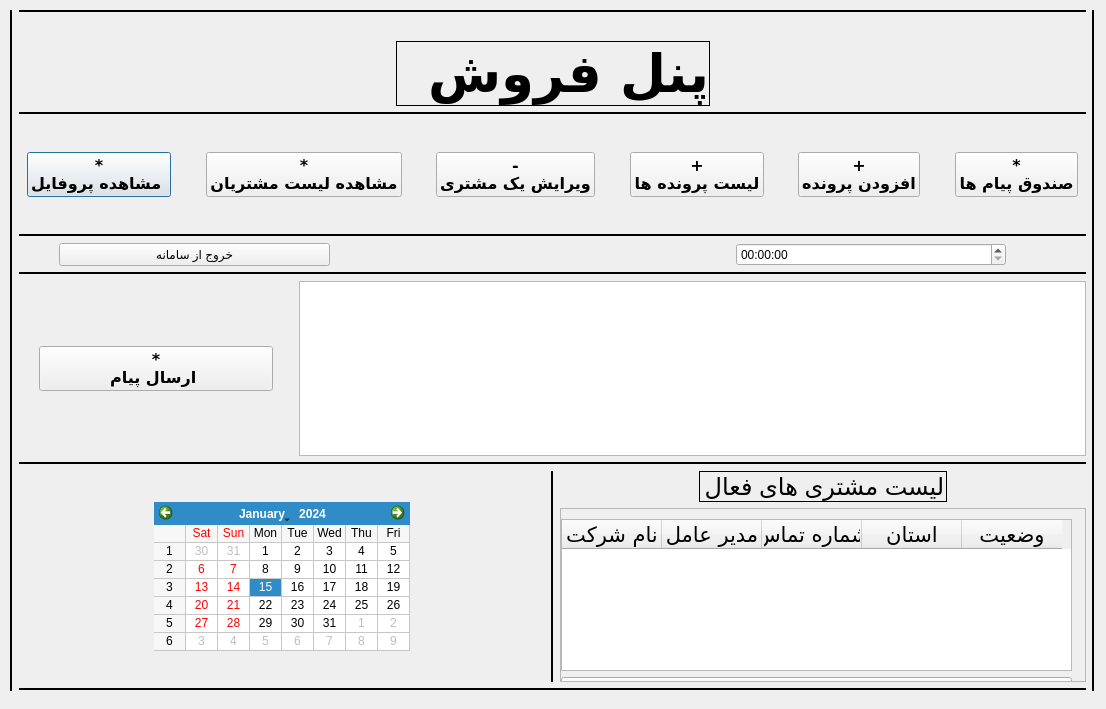
<?xml version="1.0" encoding="UTF-8"?>
<ui version="4.0">
 <class>Marketing</class>
 <widget class="QDialog" name="Marketing">
  <property name="geometry">
   <rect>
    <x>0</x>
    <y>0</y>
    <width>1106</width>
    <height>709</height>
   </rect>
  </property>
  <property name="windowTitle">
   <string>Dialog</string>
  </property>
  <widget class="QWidget" name="layoutWidget">
   <property name="geometry">
    <rect>
     <x>10</x>
     <y>10</y>
     <width>1085</width>
     <height>681</height>
    </rect>
   </property>
   <layout class="QHBoxLayout" name="horizontalLayout_7">
    <item>
     <spacer name="horizontalSpacer_17">
      <property name="orientation">
       <enum>Qt::Horizontal</enum>
      </property>
      <property name="sizeType">
       <enum>QSizePolicy::Maximum</enum>
      </property>
      <property name="sizeHint" stdset="0">
       <size>
        <width>40</width>
        <height>20</height>
       </size>
      </property>
     </spacer>
    </item>
    <item>
     <widget class="Line" name="line_7">
      <property name="frameShadow">
       <enum>QFrame::Plain</enum>
      </property>
      <property name="lineWidth">
       <number>2</number>
      </property>
      <property name="orientation">
       <enum>Qt::Vertical</enum>
      </property>
     </widget>
    </item>
    <item>
     <layout class="QVBoxLayout" name="verticalLayout_7">
      <item>
       <layout class="QVBoxLayout" name="verticalLayout_2">
        <item>
         <widget class="Line" name="line_5">
          <property name="frameShadow">
           <enum>QFrame::Plain</enum>
          </property>
          <property name="lineWidth">
           <number>2</number>
          </property>
          <property name="orientation">
           <enum>Qt::Horizontal</enum>
          </property>
         </widget>
        </item>
        <item>
         <spacer name="verticalSpacer_12">
          <property name="orientation">
           <enum>Qt::Vertical</enum>
          </property>
          <property name="sizeHint" stdset="0">
           <size>
            <width>20</width>
            <height>40</height>
           </size>
          </property>
         </spacer>
        </item>
        <item>
         <layout class="QHBoxLayout" name="horizontalLayout">
          <item>
           <spacer name="horizontalSpacer">
            <property name="orientation">
             <enum>Qt::Horizontal</enum>
            </property>
            <property name="sizeHint" stdset="0">
             <size>
              <width>40</width>
              <height>20</height>
             </size>
            </property>
           </spacer>
          </item>
          <item>
           <widget class="QLabel" name="suport_title">
            <property name="font">
             <font>
              <family>B Nazanin</family>
              <pointsize>40</pointsize>
              <weight>75</weight>
              <bold>true</bold>
             </font>
            </property>
            <property name="focusPolicy">
             <enum>Qt::ClickFocus</enum>
            </property>
            <property name="frameShape">
             <enum>QFrame::Box</enum>
            </property>
            <property name="text">
             <string>پنل فروش</string>
            </property>
           </widget>
          </item>
          <item>
           <spacer name="horizontalSpacer_2">
            <property name="orientation">
             <enum>Qt::Horizontal</enum>
            </property>
            <property name="sizeHint" stdset="0">
             <size>
              <width>40</width>
              <height>20</height>
             </size>
            </property>
           </spacer>
          </item>
         </layout>
        </item>
       </layout>
      </item>
      <item>
       <widget class="Line" name="line_4">
        <property name="windowModality">
         <enum>Qt::ApplicationModal</enum>
        </property>
        <property name="frameShadow">
         <enum>QFrame::Plain</enum>
        </property>
        <property name="lineWidth">
         <number>2</number>
        </property>
        <property name="orientation">
         <enum>Qt::Horizontal</enum>
        </property>
       </widget>
      </item>
      <item>
       <layout class="QVBoxLayout" name="verticalLayout_3">
        <item>
         <spacer name="verticalSpacer_10">
          <property name="orientation">
           <enum>Qt::Vertical</enum>
          </property>
          <property name="sizeHint" stdset="0">
           <size>
            <width>20</width>
            <height>40</height>
           </size>
          </property>
         </spacer>
        </item>
        <item>
         <layout class="QHBoxLayout" name="horizontalLayout_2">
          <item>
           <spacer name="horizontalSpacer_11">
            <property name="orientation">
             <enum>Qt::Horizontal</enum>
            </property>
            <property name="sizeType">
             <enum>QSizePolicy::Maximum</enum>
            </property>
            <property name="sizeHint" stdset="0">
             <size>
              <width>20</width>
              <height>20</height>
             </size>
            </property>
           </spacer>
          </item>
          <item>
           <widget class="QPushButton" name="see_prof">
            <property name="font">
             <font>
              <family>B Nazanin</family>
              <pointsize>12</pointsize>
              <weight>75</weight>
              <bold>true</bold>
             </font>
            </property>
            <property name="toolTip">
             <string>&lt;html&gt;&lt;head/&gt;&lt;body&gt;&lt;p align=&quot;center&quot;&gt;&lt;span style=&quot; font-size:6pt;&quot;&gt;برای مشاهده اطلاعات شخصیتان کیلک کنید&lt;/span&gt;&lt;/p&gt;&lt;/body&gt;&lt;/html&gt;</string>
            </property>
            <property name="layoutDirection">
             <enum>Qt::RightToLeft</enum>
            </property>
            <property name="text">
             <string>*
مشاهده پروفایل </string>
            </property>
            <property name="checkable">
             <bool>false</bool>
            </property>
            <property name="autoRepeat">
             <bool>false</bool>
            </property>
            <property name="autoRepeatDelay">
             <number>300</number>
            </property>
           </widget>
          </item>
          <item>
           <spacer name="horizontalSpacer_13">
            <property name="orientation">
             <enum>Qt::Horizontal</enum>
            </property>
            <property name="sizeType">
             <enum>QSizePolicy::Maximum</enum>
            </property>
            <property name="sizeHint" stdset="0">
             <size>
              <width>40</width>
              <height>20</height>
             </size>
            </property>
           </spacer>
          </item>
          <item>
           <widget class="QPushButton" name="see_clt">
            <property name="font">
             <font>
              <family>B Nazanin</family>
              <pointsize>12</pointsize>
              <weight>75</weight>
              <bold>true</bold>
             </font>
            </property>
            <property name="toolTip">
             <string>&lt;html&gt;&lt;head/&gt;&lt;body&gt;&lt;p align=&quot;center&quot;&gt;&lt;span style=&quot; font-size:6pt;&quot;&gt;.برای مشاهده لیست مشترین کیلک کنید&lt;/span&gt;&lt;/p&gt;&lt;/body&gt;&lt;/html&gt;</string>
            </property>
            <property name="layoutDirection">
             <enum>Qt::RightToLeft</enum>
            </property>
            <property name="text">
             <string>*
مشاهده لیست مشتریان</string>
            </property>
            <property name="checkable">
             <bool>false</bool>
            </property>
            <property name="autoRepeat">
             <bool>false</bool>
            </property>
            <property name="autoRepeatDelay">
             <number>300</number>
            </property>
           </widget>
          </item>
          <item>
           <spacer name="horizontalSpacer_15">
            <property name="orientation">
             <enum>Qt::Horizontal</enum>
            </property>
            <property name="sizeType">
             <enum>QSizePolicy::Maximum</enum>
            </property>
            <property name="sizeHint" stdset="0">
             <size>
              <width>40</width>
              <height>20</height>
             </size>
            </property>
           </spacer>
          </item>
          <item>
           <widget class="QPushButton" name="Del_clt">
            <property name="font">
             <font>
              <family>B Nazanin</family>
              <pointsize>12</pointsize>
              <weight>75</weight>
              <bold>true</bold>
             </font>
            </property>
            <property name="toolTip">
             <string>&lt;html&gt;&lt;head/&gt;&lt;body&gt;&lt;p align=&quot;center&quot;&gt;&lt;span style=&quot; font-size:6pt;&quot;&gt;.برای ویرایش اطلاعات یک کلیک کنید&lt;/span&gt;&lt;/p&gt;&lt;/body&gt;&lt;/html&gt;</string>
            </property>
            <property name="layoutDirection">
             <enum>Qt::RightToLeft</enum>
            </property>
            <property name="text">
             <string>-
ویرایش یک مشتری</string>
            </property>
            <property name="checkable">
             <bool>false</bool>
            </property>
            <property name="autoRepeat">
             <bool>false</bool>
            </property>
            <property name="autoRepeatDelay">
             <number>300</number>
            </property>
           </widget>
          </item>
          <item>
           <spacer name="horizontalSpacer_16">
            <property name="orientation">
             <enum>Qt::Horizontal</enum>
            </property>
            <property name="sizeType">
             <enum>QSizePolicy::Maximum</enum>
            </property>
            <property name="sizeHint" stdset="0">
             <size>
              <width>40</width>
              <height>20</height>
             </size>
            </property>
           </spacer>
          </item>
          <item>
           <widget class="QPushButton" name="ProjectList">
            <property name="font">
             <font>
              <family>B Nazanin</family>
              <pointsize>12</pointsize>
              <weight>75</weight>
              <bold>true</bold>
             </font>
            </property>
            <property name="toolTip">
             <string>&lt;html&gt;&lt;head/&gt;&lt;body&gt;&lt;p align=&quot;center&quot;&gt;&lt;span style=&quot; font-size:6pt;&quot;&gt;برای افزودن یک مشتری جدید کلیک کنید.&lt;/span&gt;&lt;/p&gt;&lt;/body&gt;&lt;/html&gt;</string>
            </property>
            <property name="layoutDirection">
             <enum>Qt::RightToLeft</enum>
            </property>
            <property name="text">
             <string>+
لیست پرونده ها</string>
            </property>
            <property name="checkable">
             <bool>false</bool>
            </property>
            <property name="autoRepeat">
             <bool>false</bool>
            </property>
            <property name="autoRepeatDelay">
             <number>300</number>
            </property>
            <property name="autoDefault">
             <bool>false</bool>
            </property>
            <property name="default">
             <bool>false</bool>
            </property>
            <property name="flat">
             <bool>false</bool>
            </property>
           </widget>
          </item>
          <item>
           <spacer name="horizontalSpacer_20">
            <property name="orientation">
             <enum>Qt::Horizontal</enum>
            </property>
            <property name="sizeHint" stdset="0">
             <size>
              <width>40</width>
              <height>20</height>
             </size>
            </property>
           </spacer>
          </item>
          <item>
           <widget class="QPushButton" name="AddProject">
            <property name="font">
             <font>
              <family>B Nazanin</family>
              <pointsize>12</pointsize>
              <weight>75</weight>
              <bold>true</bold>
             </font>
            </property>
            <property name="toolTip">
             <string>&lt;html&gt;&lt;head/&gt;&lt;body&gt;&lt;p align=&quot;center&quot;&gt;&lt;span style=&quot; font-size:6pt;&quot;&gt;برای افزودن یک مشتری جدید کلیک کنید.&lt;/span&gt;&lt;/p&gt;&lt;/body&gt;&lt;/html&gt;</string>
            </property>
            <property name="layoutDirection">
             <enum>Qt::RightToLeft</enum>
            </property>
            <property name="text">
             <string>+
افزودن پرونده</string>
            </property>
            <property name="checkable">
             <bool>false</bool>
            </property>
            <property name="autoRepeat">
             <bool>false</bool>
            </property>
            <property name="autoRepeatDelay">
             <number>300</number>
            </property>
            <property name="autoDefault">
             <bool>false</bool>
            </property>
            <property name="default">
             <bool>false</bool>
            </property>
            <property name="flat">
             <bool>false</bool>
            </property>
           </widget>
          </item>
          <item>
           <spacer name="horizontalSpacer_14">
            <property name="orientation">
             <enum>Qt::Horizontal</enum>
            </property>
            <property name="sizeHint" stdset="0">
             <size>
              <width>40</width>
              <height>20</height>
             </size>
            </property>
           </spacer>
          </item>
          <item>
           <widget class="QPushButton" name="Inbox">
            <property name="font">
             <font>
              <family>B Nazanin</family>
              <pointsize>12</pointsize>
              <weight>75</weight>
              <bold>true</bold>
             </font>
            </property>
            <property name="toolTip">
             <string>&lt;html&gt;&lt;head/&gt;&lt;body&gt;&lt;p align=&quot;center&quot;&gt;&lt;span style=&quot; font-size:6pt;&quot;&gt;.برای ویرایش اطلاعات یک کلیک کنید&lt;/span&gt;&lt;/p&gt;&lt;/body&gt;&lt;/html&gt;</string>
            </property>
            <property name="layoutDirection">
             <enum>Qt::RightToLeft</enum>
            </property>
            <property name="text">
             <string>*
صندوق پیام ها</string>
            </property>
            <property name="checkable">
             <bool>false</bool>
            </property>
            <property name="autoRepeat">
             <bool>false</bool>
            </property>
            <property name="autoRepeatDelay">
             <number>300</number>
            </property>
           </widget>
          </item>
          <item>
           <spacer name="horizontalSpacer_12">
            <property name="orientation">
             <enum>Qt::Horizontal</enum>
            </property>
            <property name="sizeType">
             <enum>QSizePolicy::Maximum</enum>
            </property>
            <property name="sizeHint" stdset="0">
             <size>
              <width>20</width>
              <height>20</height>
             </size>
            </property>
           </spacer>
          </item>
         </layout>
        </item>
        <item>
         <spacer name="verticalSpacer_11">
          <property name="orientation">
           <enum>Qt::Vertical</enum>
          </property>
          <property name="sizeHint" stdset="0">
           <size>
            <width>20</width>
            <height>40</height>
           </size>
          </property>
         </spacer>
        </item>
       </layout>
      </item>
      <item>
       <widget class="Line" name="line_3">
        <property name="windowModality">
         <enum>Qt::ApplicationModal</enum>
        </property>
        <property name="frameShadow">
         <enum>QFrame::Plain</enum>
        </property>
        <property name="lineWidth">
         <number>2</number>
        </property>
        <property name="orientation">
         <enum>Qt::Horizontal</enum>
        </property>
       </widget>
      </item>
      <item>
       <layout class="QVBoxLayout" name="verticalLayout_4">
        <item>
         <layout class="QHBoxLayout" name="horizontalLayout_3">
          <item>
           <spacer name="horizontalSpacer_19">
            <property name="orientation">
             <enum>Qt::Horizontal</enum>
            </property>
            <property name="sizeType">
             <enum>QSizePolicy::Maximum</enum>
            </property>
            <property name="sizeHint" stdset="0">
             <size>
              <width>40</width>
              <height>20</height>
             </size>
            </property>
           </spacer>
          </item>
          <item>
           <widget class="QPushButton" name="logout">
            <property name="text">
             <string>خروج از سامانه</string>
            </property>
           </widget>
          </item>
          <item>
           <spacer name="horizontalSpacer_3">
            <property name="orientation">
             <enum>Qt::Horizontal</enum>
            </property>
            <property name="sizeType">
             <enum>QSizePolicy::Maximum</enum>
            </property>
            <property name="sizeHint" stdset="0">
             <size>
              <width>400</width>
              <height>20</height>
             </size>
            </property>
           </spacer>
          </item>
          <item>
           <widget class="QTimeEdit" name="timeEdit">
            <property name="currentSection">
             <enum>QDateTimeEdit::HourSection</enum>
            </property>
           </widget>
          </item>
          <item>
           <spacer name="horizontalSpacer_6">
            <property name="orientation">
             <enum>Qt::Horizontal</enum>
            </property>
            <property name="sizeType">
             <enum>QSizePolicy::Maximum</enum>
            </property>
            <property name="sizeHint" stdset="0">
             <size>
              <width>80</width>
              <height>20</height>
             </size>
            </property>
           </spacer>
          </item>
         </layout>
        </item>
       </layout>
      </item>
      <item>
       <widget class="Line" name="line_2">
        <property name="frameShadow">
         <enum>QFrame::Plain</enum>
        </property>
        <property name="lineWidth">
         <number>2</number>
        </property>
        <property name="orientation">
         <enum>Qt::Horizontal</enum>
        </property>
       </widget>
      </item>
      <item>
       <layout class="QVBoxLayout" name="verticalLayout_5">
        <item>
         <layout class="QHBoxLayout" name="horizontalLayout_4">
          <item>
           <spacer name="horizontalSpacer_4">
            <property name="orientation">
             <enum>Qt::Horizontal</enum>
            </property>
            <property name="sizeType">
             <enum>QSizePolicy::Maximum</enum>
            </property>
            <property name="sizeHint" stdset="0">
             <size>
              <width>20</width>
              <height>20</height>
             </size>
            </property>
           </spacer>
          </item>
          <item>
           <widget class="QPushButton" name="see_prof_2">
            <property name="font">
             <font>
              <family>B Nazanin</family>
              <pointsize>12</pointsize>
              <weight>75</weight>
              <bold>true</bold>
             </font>
            </property>
            <property name="toolTip">
             <string>&lt;html&gt;&lt;head/&gt;&lt;body&gt;&lt;p&gt;برای افزودن کارمند جدید کلیک کنید.&lt;/p&gt;&lt;/body&gt;&lt;/html&gt;</string>
            </property>
            <property name="layoutDirection">
             <enum>Qt::RightToLeft</enum>
            </property>
            <property name="text">
             <string>*
            ارسال پیام             </string>
            </property>
            <property name="checkable">
             <bool>false</bool>
            </property>
            <property name="autoRepeat">
             <bool>false</bool>
            </property>
            <property name="autoRepeatDelay">
             <number>300</number>
            </property>
           </widget>
          </item>
          <item>
           <spacer name="horizontalSpacer_5">
            <property name="orientation">
             <enum>Qt::Horizontal</enum>
            </property>
            <property name="sizeType">
             <enum>QSizePolicy::Maximum</enum>
            </property>
            <property name="sizeHint" stdset="0">
             <size>
              <width>20</width>
              <height>20</height>
             </size>
            </property>
           </spacer>
          </item>
          <item>
           <layout class="QVBoxLayout" name="verticalLayout_8">
            <item>
             <widget class="QTextEdit" name="messageText"/>
            </item>
           </layout>
          </item>
         </layout>
        </item>
       </layout>
      </item>
      <item>
       <widget class="Line" name="line">
        <property name="frameShadow">
         <enum>QFrame::Plain</enum>
        </property>
        <property name="lineWidth">
         <number>2</number>
        </property>
        <property name="orientation">
         <enum>Qt::Horizontal</enum>
        </property>
       </widget>
      </item>
      <item>
       <layout class="QHBoxLayout" name="horizontalLayout_8">
        <item>
         <layout class="QVBoxLayout" name="verticalLayout">
          <item>
           <spacer name="verticalSpacer">
            <property name="orientation">
             <enum>Qt::Vertical</enum>
            </property>
            <property name="sizeHint" stdset="0">
             <size>
              <width>20</width>
              <height>40</height>
             </size>
            </property>
           </spacer>
          </item>
          <item>
           <layout class="QHBoxLayout" name="horizontalLayout_5">
            <item>
             <spacer name="horizontalSpacer_7">
              <property name="orientation">
               <enum>Qt::Horizontal</enum>
              </property>
              <property name="sizeHint" stdset="0">
               <size>
                <width>40</width>
                <height>20</height>
               </size>
              </property>
             </spacer>
            </item>
            <item>
             <widget class="QCalendarWidget" name="calendarWidget">
              <property name="firstDayOfWeek">
               <enum>Qt::Saturday</enum>
              </property>
              <property name="gridVisible">
               <bool>true</bool>
              </property>
              <property name="selectionMode">
               <enum>QCalendarWidget::SingleSelection</enum>
              </property>
              <property name="horizontalHeaderFormat">
               <enum>QCalendarWidget::ShortDayNames</enum>
              </property>
              <property name="verticalHeaderFormat">
               <enum>QCalendarWidget::ISOWeekNumbers</enum>
              </property>
              <property name="navigationBarVisible">
               <bool>true</bool>
              </property>
              <property name="dateEditEnabled">
               <bool>true</bool>
              </property>
             </widget>
            </item>
            <item>
             <spacer name="horizontalSpacer_8">
              <property name="orientation">
               <enum>Qt::Horizontal</enum>
              </property>
              <property name="sizeType">
               <enum>QSizePolicy::Expanding</enum>
              </property>
              <property name="sizeHint" stdset="0">
               <size>
                <width>40</width>
                <height>20</height>
               </size>
              </property>
             </spacer>
            </item>
           </layout>
          </item>
          <item>
           <spacer name="verticalSpacer_2">
            <property name="orientation">
             <enum>Qt::Vertical</enum>
            </property>
            <property name="sizeHint" stdset="0">
             <size>
              <width>20</width>
              <height>40</height>
             </size>
            </property>
           </spacer>
          </item>
         </layout>
        </item>
        <item>
         <widget class="Line" name="line_9">
          <property name="frameShadow">
           <enum>QFrame::Plain</enum>
          </property>
          <property name="lineWidth">
           <number>2</number>
          </property>
          <property name="orientation">
           <enum>Qt::Vertical</enum>
          </property>
         </widget>
        </item>
        <item>
         <layout class="QVBoxLayout" name="verticalLayout_6">
          <item>
           <layout class="QHBoxLayout" name="horizontalLayout_6">
            <item>
             <spacer name="horizontalSpacer_9">
              <property name="orientation">
               <enum>Qt::Horizontal</enum>
              </property>
              <property name="sizeHint" stdset="0">
               <size>
                <width>40</width>
                <height>20</height>
               </size>
              </property>
             </spacer>
            </item>
            <item>
             <widget class="QLabel" name="calls_list">
              <property name="frameShape">
               <enum>QFrame::Box</enum>
              </property>
              <property name="text">
               <string>&lt;html&gt;&lt;head/&gt;&lt;body&gt;&lt;p align=&quot;center&quot;&gt;&lt;span style=&quot; font-size:18pt;&quot;&gt;لیست مشتری های فعال&lt;/span&gt;&lt;/p&gt;&lt;/body&gt;&lt;/html&gt;</string>
              </property>
             </widget>
            </item>
            <item>
             <spacer name="horizontalSpacer_10">
              <property name="orientation">
               <enum>Qt::Horizontal</enum>
              </property>
              <property name="sizeHint" stdset="0">
               <size>
                <width>40</width>
                <height>20</height>
               </size>
              </property>
             </spacer>
            </item>
           </layout>
          </item>
          <item>
           <widget class="QScrollArea" name="scrollArea">
            <property name="widgetResizable">
             <bool>true</bool>
            </property>
            <widget class="QWidget" name="scrollAreaWidgetContents">
             <property name="geometry">
              <rect>
               <x>0</x>
               <y>0</y>
               <width>513</width>
               <height>194</height>
              </rect>
             </property>
             <widget class="QWidget" name="">
              <property name="geometry">
               <rect>
                <x>0</x>
                <y>10</y>
                <width>511</width>
                <height>181</height>
               </rect>
              </property>
              <layout class="QVBoxLayout" name="verticalLayout_9">
               <item>
                <widget class="QTableWidget" name="activeClientTable">
                 <column>
                  <property name="text">
                   <string>نام شرکت</string>
                  </property>
                  <property name="font">
                   <font>
                    <family>B Nazanin</family>
                    <pointsize>16</pointsize>
                    <kerning>false</kerning>
                   </font>
                  </property>
                  <property name="textAlignment">
                   <set>AlignCenter</set>
                  </property>
                  <property name="background">
                   <color alpha="0">
                    <red>0</red>
                    <green>0</green>
                    <blue>0</blue>
                   </color>
                  </property>
                 </column>
                 <column>
                  <property name="text">
                   <string>مدیر عامل</string>
                  </property>
                  <property name="font">
                   <font>
                    <family>B Nazanin</family>
                    <pointsize>16</pointsize>
                    <kerning>false</kerning>
                   </font>
                  </property>
                  <property name="textAlignment">
                   <set>AlignCenter</set>
                  </property>
                  <property name="background">
                   <color alpha="0">
                    <red>0</red>
                    <green>0</green>
                    <blue>0</blue>
                   </color>
                  </property>
                 </column>
                 <column>
                  <property name="text">
                   <string>شماره تماس</string>
                  </property>
                  <property name="font">
                   <font>
                    <family>B Nazanin</family>
                    <pointsize>16</pointsize>
                    <kerning>false</kerning>
                   </font>
                  </property>
                  <property name="textAlignment">
                   <set>AlignCenter</set>
                  </property>
                  <property name="background">
                   <color alpha="0">
                    <red>0</red>
                    <green>0</green>
                    <blue>0</blue>
                   </color>
                  </property>
                 </column>
                 <column>
                  <property name="text">
                   <string notr="true">استان</string>
                  </property>
                  <property name="font">
                   <font>
                    <family>B Nazanin</family>
                    <pointsize>16</pointsize>
                    <kerning>false</kerning>
                   </font>
                  </property>
                  <property name="textAlignment">
                   <set>AlignCenter</set>
                  </property>
                  <property name="background">
                   <color alpha="0">
                    <red>0</red>
                    <green>0</green>
                    <blue>0</blue>
                   </color>
                  </property>
                 </column>
                 <column>
                  <property name="text">
                   <string>وضعیت</string>
                  </property>
                  <property name="font">
                   <font>
                    <family>Agency FB</family>
                    <pointsize>16</pointsize>
                   </font>
                  </property>
                 </column>
                </widget>
               </item>
               <item>
                <widget class="QPushButton" name="Refresh">
                 <property name="text">
                  <string>بررسی مجدد</string>
                 </property>
                </widget>
               </item>
              </layout>
             </widget>
            </widget>
           </widget>
          </item>
         </layout>
        </item>
       </layout>
      </item>
      <item>
       <widget class="Line" name="line_6">
        <property name="frameShadow">
         <enum>QFrame::Plain</enum>
        </property>
        <property name="lineWidth">
         <number>2</number>
        </property>
        <property name="orientation">
         <enum>Qt::Horizontal</enum>
        </property>
       </widget>
      </item>
     </layout>
    </item>
    <item>
     <widget class="Line" name="line_8">
      <property name="frameShadow">
       <enum>QFrame::Plain</enum>
      </property>
      <property name="lineWidth">
       <number>2</number>
      </property>
      <property name="orientation">
       <enum>Qt::Vertical</enum>
      </property>
     </widget>
    </item>
    <item>
     <spacer name="horizontalSpacer_18">
      <property name="orientation">
       <enum>Qt::Horizontal</enum>
      </property>
      <property name="sizeType">
       <enum>QSizePolicy::Maximum</enum>
      </property>
      <property name="sizeHint" stdset="0">
       <size>
        <width>40</width>
        <height>20</height>
       </size>
      </property>
     </spacer>
    </item>
   </layout>
  </widget>
 </widget>
 <resources/>
 <connections/>
</ui>
